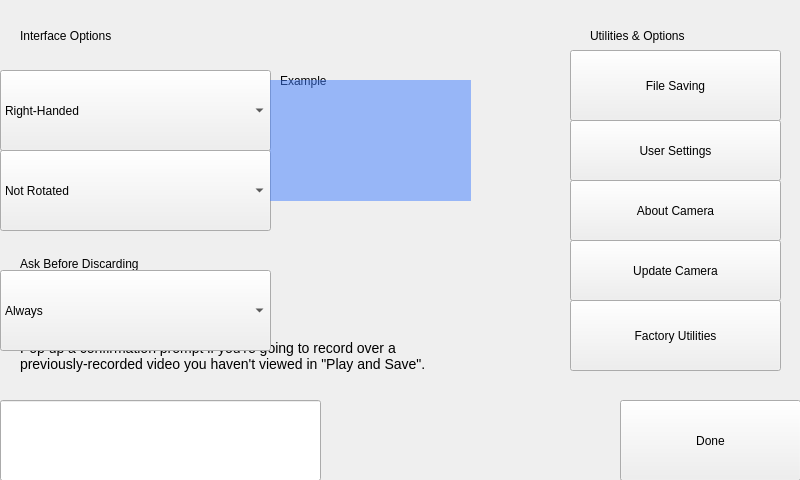
<?xml version="1.0" encoding="UTF-8"?>
<ui version="4.0">
 <class>Form</class>
 <widget class="QWidget" name="Form">
  <property name="geometry">
   <rect>
    <x>0</x>
    <y>0</y>
    <width>800</width>
    <height>480</height>
   </rect>
  </property>
  <property name="windowTitle">
   <string notr="true">Utils</string>
  </property>
  <widget class="Backdrop" name="backdrop">
   <property name="geometry">
    <rect>
     <x>0</x>
     <y>0</y>
     <width>801</width>
     <height>481</height>
    </rect>
   </property>
  </widget>
  <widget class="HeaderLabel" name="headerlabel">
   <property name="geometry">
    <rect>
     <x>20</x>
     <y>20</y>
     <width>241</width>
     <height>31</height>
    </rect>
   </property>
   <property name="text">
    <string>Interface Options</string>
   </property>
  </widget>
  <widget class="Label" name="label">
   <property name="geometry">
    <rect>
     <x>20</x>
     <y>70</y>
     <width>231</width>
     <height>21</height>
    </rect>
   </property>
   <property name="text">
    <string>Interface Position</string>
   </property>
  </widget>
  <widget class="Label" name="label_2">
   <property name="geometry">
    <rect>
     <x>20</x>
     <y>150</y>
     <width>231</width>
     <height>21</height>
    </rect>
   </property>
   <property name="text">
    <string>Interface Orientation</string>
   </property>
  </widget>
  <widget class="Label" name="label_3">
   <property name="geometry">
    <rect>
     <x>20</x>
     <y>250</y>
     <width>231</width>
     <height>41</height>
    </rect>
   </property>
   <property name="text">
    <string>Ask Before Discarding
Unsaved Video in RAM</string>
   </property>
  </widget>
  <widget class="Label" name="label_4">
   <property name="geometry">
    <rect>
     <x>20</x>
     <y>330</y>
     <width>441</width>
     <height>51</height>
    </rect>
   </property>
   <property name="styleSheet">
    <string notr="true">
			font-size: 14px;
			background: transparent;
		</string>
   </property>
   <property name="text">
    <string>Pop up a confirmation prompt if you're going to record over a previously-recorded video you haven't viewed in &quot;Play and Save&quot;.</string>
   </property>
   <property name="wordWrap">
    <bool>true</bool>
   </property>
  </widget>
  <widget class="Label" name="label_5">
   <property name="geometry">
    <rect>
     <x>20</x>
     <y>400</y>
     <width>231</width>
     <height>21</height>
    </rect>
   </property>
   <property name="text">
    <string>System Clock</string>
   </property>
  </widget>
  <widget class="Label" name="label_6">
   <property name="geometry">
    <rect>
     <x>280</x>
     <y>70</y>
     <width>141</width>
     <height>21</height>
    </rect>
   </property>
   <property name="text">
    <string>Example</string>
   </property>
  </widget>
  <widget class="HeaderLabel" name="headerlabel_2">
   <property name="geometry">
    <rect>
     <x>590</x>
     <y>20</y>
     <width>211</width>
     <height>31</height>
    </rect>
   </property>
   <property name="text">
    <string>Utilities &amp; Options</string>
   </property>
  </widget>
  <widget class="Button" name="uiFileSaving">
   <property name="geometry">
    <rect>
     <x>570</x>
     <y>50</y>
     <width>211</width>
     <height>71</height>
    </rect>
   </property>
   <property name="text">
    <string>File Saving</string>
   </property>
   <property name="clickMarginBottomSetter" stdset="0">
    <enum>Button::half</enum>
   </property>
  </widget>
  <widget class="Button" name="uiUserSettings">
   <property name="geometry">
    <rect>
     <x>570</x>
     <y>120</y>
     <width>211</width>
     <height>61</height>
    </rect>
   </property>
   <property name="text">
    <string>User Settings</string>
   </property>
   <property name="clickMarginTopSetter" stdset="0">
    <enum>Button::half</enum>
   </property>
   <property name="clickMarginBottomSetter" stdset="0">
    <enum>Button::half</enum>
   </property>
  </widget>
  <widget class="Button" name="uiAboutCamera">
   <property name="geometry">
    <rect>
     <x>570</x>
     <y>180</y>
     <width>211</width>
     <height>61</height>
    </rect>
   </property>
   <property name="text">
    <string>About Camera</string>
   </property>
   <property name="clickMarginTopSetter" stdset="0">
    <enum>Button::half</enum>
   </property>
   <property name="clickMarginBottomSetter" stdset="0">
    <enum>Button::half</enum>
   </property>
  </widget>
  <widget class="Button" name="uiUpdateCamera">
   <property name="geometry">
    <rect>
     <x>570</x>
     <y>240</y>
     <width>211</width>
     <height>61</height>
    </rect>
   </property>
   <property name="text">
    <string>Update Camera</string>
   </property>
   <property name="clickMarginTopSetter" stdset="0">
    <enum>Button::half</enum>
   </property>
   <property name="clickMarginBottomSetter" stdset="0">
    <enum>Button::half</enum>
   </property>
  </widget>
  <widget class="Button" name="uiFactoryUtilities">
   <property name="geometry">
    <rect>
     <x>570</x>
     <y>300</y>
     <width>211</width>
     <height>71</height>
    </rect>
   </property>
   <property name="text">
    <string>Factory Utilities</string>
   </property>
   <property name="clickMarginTopSetter" stdset="0">
    <enum>Button::half</enum>
   </property>
  </widget>
  <widget class="Button" name="uiDone">
   <property name="geometry">
    <rect>
     <x>620</x>
     <y>400</y>
     <width>181</width>
     <height>81</height>
    </rect>
   </property>
   <property name="text">
    <string>Done</string>
   </property>
  </widget>
  <widget class="LineEdit" name="uiSystemTime">
   <property name="geometry">
    <rect>
     <x>0</x>
     <y>400</y>
     <width>321</width>
     <height>81</height>
    </rect>
   </property>
  </widget>
  <widget class="ComboBox" name="uiAskBeforeDiscarding">
   <property name="geometry">
    <rect>
     <x>0</x>
     <y>270</y>
     <width>271</width>
     <height>81</height>
    </rect>
   </property>
   <item>
    <property name="text">
     <string>Always</string>
    </property>
   </item>
   <item>
    <property name="text">
     <string>If Not Reviewed</string>
    </property>
   </item>
   <item>
    <property name="text">
     <string>Never</string>
    </property>
   </item>
  </widget>
  <widget class="ComboBox" name="uiInterfaceRotated">
   <property name="geometry">
    <rect>
     <x>0</x>
     <y>150</y>
     <width>271</width>
     <height>81</height>
    </rect>
   </property>
   <item>
    <property name="text">
     <string>Not Rotated</string>
    </property>
   </item>
   <item>
    <property name="text">
     <string>Rotated 180°</string>
    </property>
   </item>
  </widget>
  <widget class="ComboBox" name="uiInterfaceSide">
   <property name="geometry">
    <rect>
     <x>0</x>
     <y>70</y>
     <width>271</width>
     <height>81</height>
    </rect>
   </property>
   <item>
    <property name="text">
     <string>Right-Handed</string>
    </property>
   </item>
   <item>
    <property name="text">
     <string>Left-Handed</string>
    </property>
   </item>
  </widget>
  <widget class="QWidget" name="uiInterfacePreview" native="true">
   <property name="geometry">
    <rect>
     <x>270</x>
     <y>80</y>
     <width>201</width>
     <height>121</height>
    </rect>
   </property>
   <property name="styleSheet">
    <string notr="true">background: rgba(63,125,255, 128)</string>
   </property>
  </widget>
 </widget>
 <customwidgets>
  <customwidget>
   <class>Backdrop</class>
   <extends>QLabel</extends>
   <header>backdrop</header>
  </customwidget>
  <customwidget>
   <class>Button</class>
   <extends>QPushButton</extends>
   <header>button</header>
  </customwidget>
  <customwidget>
   <class>ComboBox</class>
   <extends>QComboBox</extends>
   <header>combo_box</header>
  </customwidget>
  <customwidget>
   <class>HeaderLabel</class>
   <extends>QLabel</extends>
   <header>header_label</header>
  </customwidget>
  <customwidget>
   <class>Label</class>
   <extends>QLabel</extends>
   <header>label</header>
  </customwidget>
  <customwidget>
   <class>LineEdit</class>
   <extends>QLineEdit</extends>
   <header>line_edit</header>
  </customwidget>
 </customwidgets>
 <resources/>
 <connections/>
</ui>
